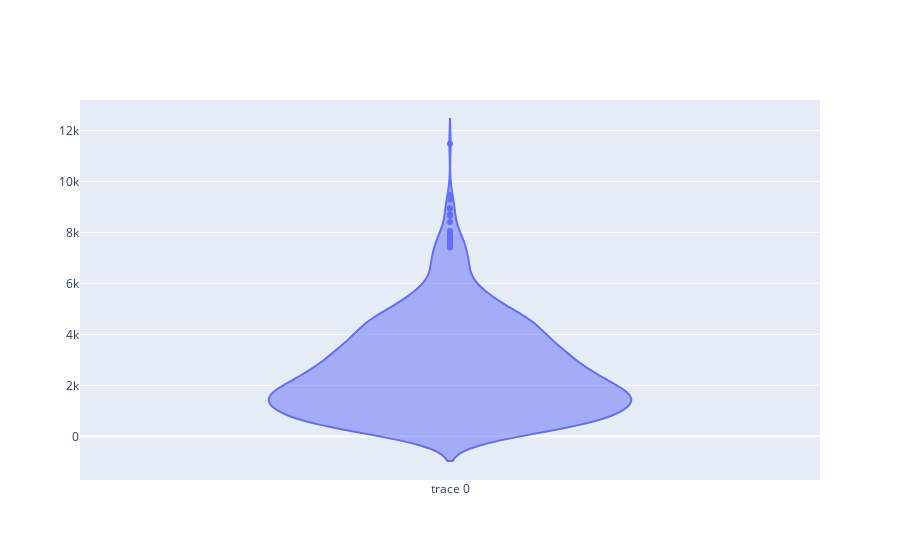
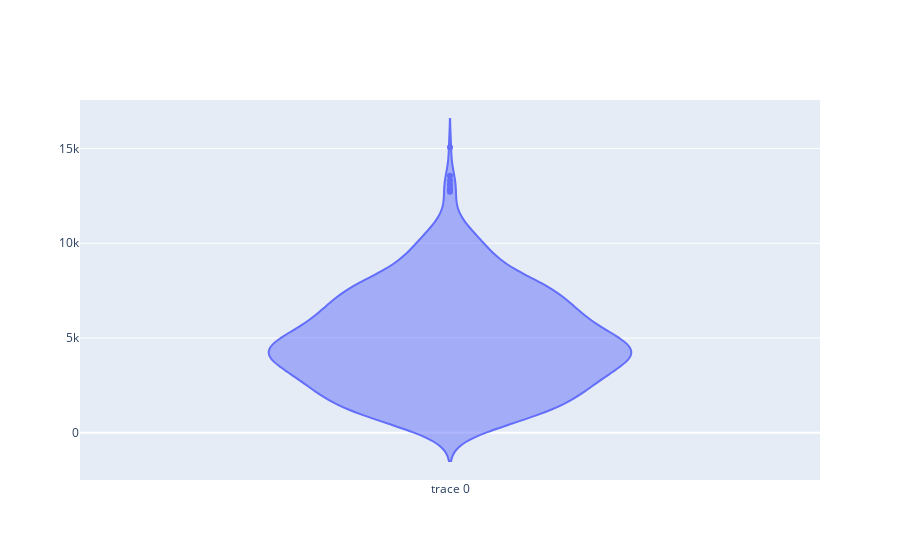
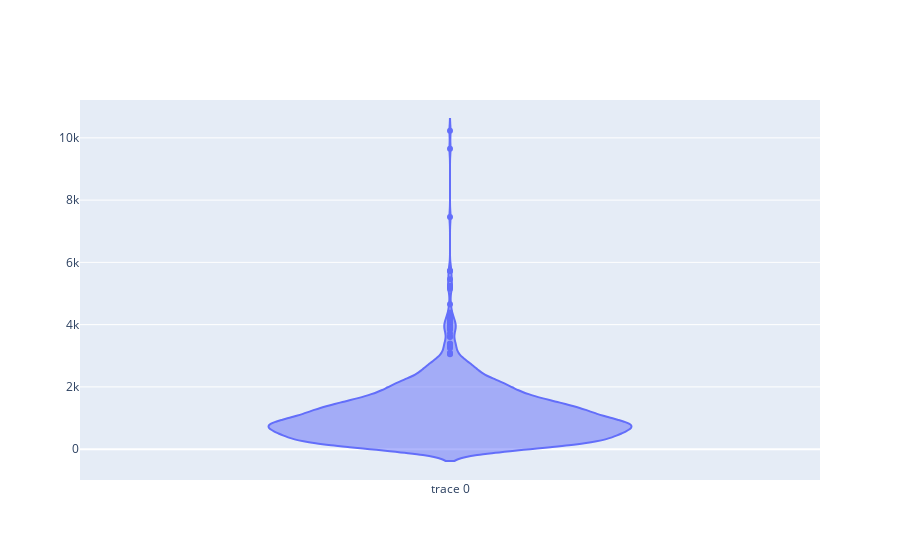
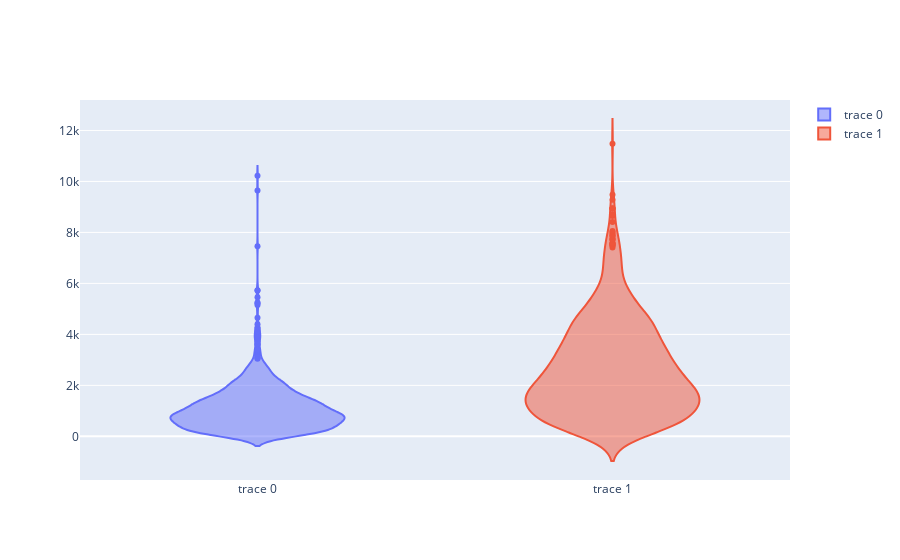

The notebook cell these images were saved under, in order:
### Code cell
# MAKE INTERACTIVE CHART
py.offline.init_notebook_mode(connected=True)

lstFTType = dfSegSum['FT'].unique().tolist()
lstScenario = list(set(dfSegSum.scenarioID.tolist()))
    
selectFTType       = widgets.SelectMultiple(options=lstFTType    , value=(3,)    , description='Functional Classification')
selectScenario     = widgets.SelectMultiple(options=lstScenario  , value=(1 ,)   , description='Scenario'                 )

widgets.interactive(plot_violin, scenarioOptions = selectScenario, ftOptions = selectFTType)

#ADD RAW OBSERVED CURVES

### Figure 1 — Plotly figure (JSON) as saved in the notebook; plotly's stock layout.template omitted (floating-point values rounded to 4 significant figures; data arrays with more than 128 entries replaced by an {"elided": "..."} marker saying what was removed)
{"data": [{"type": "violin", "y": {"elided": "1028 float values"}}], "layout": {}}

### Figure 2 — Plotly figure (JSON) as saved in the notebook; plotly's stock layout.template omitted (floating-point values rounded to 4 significant figures; data arrays with more than 128 entries replaced by an {"elided": "..."} marker saying what was removed)
{"data": [{"type": "violin", "y": {"elided": "747 float values"}}], "layout": {}}

### Figure 3 — Plotly figure (JSON) as saved in the notebook; plotly's stock layout.template omitted (floating-point values rounded to 4 significant figures; data arrays with more than 128 entries replaced by an {"elided": "..."} marker saying what was removed)
{"data": [{"type": "violin", "y": {"elided": "1233 float values"}}], "layout": {}}

### Figure 4 — Plotly figure (JSON) as saved in the notebook; plotly's stock layout.template omitted (floating-point values rounded to 4 significant figures; data arrays with more than 128 entries replaced by an {"elided": "..."} marker saying what was removed)
{"data": [{"type": "violin", "y": {"elided": "1233 float values"}}, {"type": "violin", "y": {"elided": "1028 float values"}}], "layout": {}}
